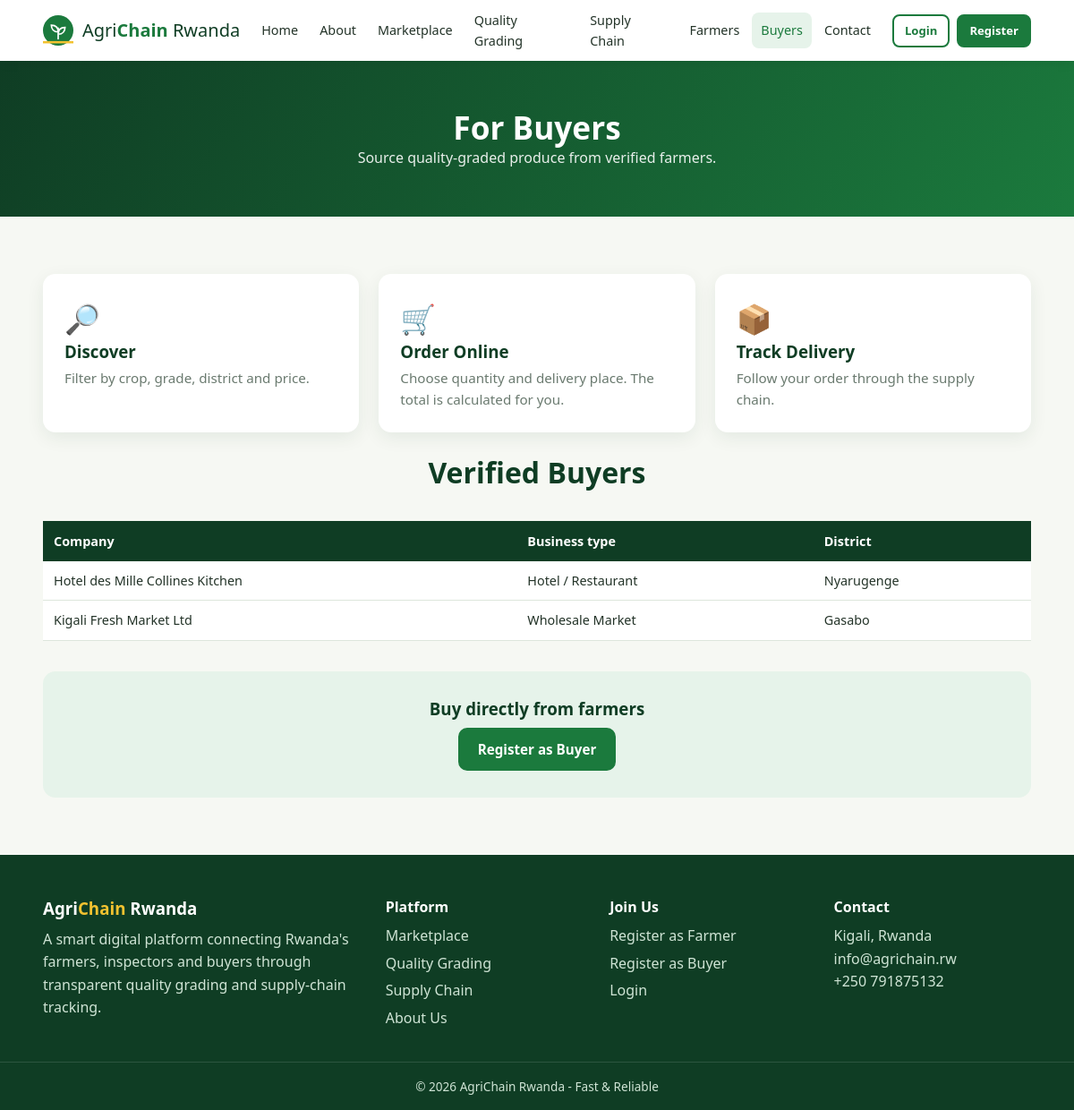
The app's page /buyers.php with its own data.
### tables this page shows
CREATE TABLE buyers (
    id INT AUTO_INCREMENT PRIMARY KEY,
    user_id INT NOT NULL UNIQUE,
    location_id INT NOT NULL,
    company_name VARCHAR(150) NOT NULL,
    contact_person VARCHAR(120) NOT NULL,
    business_type VARCHAR(80) NOT NULL,
    created_at TIMESTAMP NOT NULL DEFAULT CURRENT_TIMESTAMP,
    FOREIGN KEY (user_id) REFERENCES users(id) ON DELETE CASCADE,
    FOREIGN KEY (location_id) REFERENCES locations(id)
);

CREATE TABLE locations (
    id INT AUTO_INCREMENT PRIMARY KEY,
    province VARCHAR(50) NOT NULL,
    district VARCHAR(80) NOT NULL,
    sector   VARCHAR(80) NOT NULL,
    UNIQUE KEY unique_location (district, sector)
);

### includes/functions.php (called while the page is built, shortened)
<?php
function db_all($sql, $types = '', $params = []) {
    global $conn;
    $st = $conn->prepare($sql);
    $st->execute();
    $res = $st->get_result();
    return $res ? $res->fetch_all(MYSQLI_ASSOC) : [];
}
function e($v) { return htmlspecialchars((string)$v, ENT_QUOTES, 'UTF-8'); }
function url($path = '') { return BASE_URL . ltrim($path, '/'); }

### buyers.php (the view, shortened to what this page needs)
<?php
require_once __DIR__ . '/includes/header.php';
$buyers = db_all("SELECT b.company_name, b.business_type, l.district FROM buyers b JOIN users u ON b.user_id=u.id JOIN locations l ON b.location_id=l.id WHERE u.status='active' ORDER BY b.company_name");
?>
<section class="page-banner"><div class="container"><h1>For Buyers</h1><p>Source quality-graded produce from verified farmers.</p></div></section>
<section class="section"><div class="container">
  <div class="card-grid">
    <div class="info-card"><span class="ic-icon">🔎</span><h3>Discover</h3><p>Filter by crop, grade, district and price.</p></div>
    <div class="info-card"><span class="ic-icon">🛒</span><h3>Order Online</h3><p>Choose quantity and delivery place. The total is calculated for you.</p></div>
    <div class="info-card"><span class="ic-icon">📦</span><h3>Track Delivery</h3><p>Follow your order through the supply chain.</p></div>
  </div>
  <div class="section-head mt"><h2>Verified Buyers</h2></div>
  <div class="table-wrap"><table class="table"><thead><tr><th>Company</th><th>Business type</th><th>District</th></tr></thead><tbody>
    <?php foreach ($buyers as $b): ?><tr><td><?= e($b['company_name']) ?></td><td><?= e($b['business_type']) ?></td><td><?= e($b['district']) ?></td></tr><?php endforeach; ?>
  </tbody></table></div>
  <div class="cta-box"><h3>Buy directly from farmers</h3><a href="<?= url('register.php?role=buyer') ?>" class="btn">Register as Buyer</a></div>
</div></section>
<?php require_once __DIR__ . '/includes/footer.php'; ?>

### css/style.css (style rules this page uses)
:root { --green:#1b7a3d; --green-dark:#0f3d24; --green-mid:#2f9e57; --green-light:#e6f3ea; --gold:#f2c230; --blue:#1d6fb8; --bg:#f6f8f3; --white:#fff; --text:#233328; --muted:#6a7a6f; --border:#dde6dc; --danger:#c0392b; --radius:14px; --shadow:0 6px 20px rgba(15,61,36,.08); }
* { box-sizing:border-box;margin:0;padding:0 }
html { scroll-behavior:smooth }
body { font-family:'Segoe UI',system-ui,-apple-system,Roboto,Arial,sans-serif;background:var(--bg);color:var(--text);line-height:1.6 }
a { color:var(--green);text-decoration:none }
h1,h2,h3,h4 { line-height:1.25;color:var(--green-dark) }
.container { width:min(1180px,92%);margin:auto }
.mt { margin-top:1.6rem }
.section { padding:64px 0 }
.section-head { text-align:center;margin-bottom:34px }
.section-head h2 { font-size:2rem }
.btn { display:inline-block;background:var(--green);color:#fff;border:2px solid var(--green);padding:10px 20px;border-radius:10px;font-weight:600;font-size:.95rem;cursor:pointer;transition:.2s;text-align:center;font-family:inherit }
.page-banner { background:linear-gradient(120deg,var(--green-dark),var(--green));color:#fff;padding:52px 0;text-align:center }
.page-banner h1 { color:#fff;font-size:2.2rem }
.page-banner p { opacity:.9 }
.card-grid { display:grid;grid-template-columns:repeat(auto-fit,minmax(260px,1fr));gap:22px }
.info-card { background:#fff;border-radius:var(--radius);padding:24px;box-shadow:var(--shadow);transition:.25s }
.ic-icon { font-size:2rem }
.info-card p { color:var(--muted);margin-top:6px;font-size:.95rem }
.cta-box { background:var(--green-light);border-radius:var(--radius);text-align:center;padding:30px;margin-top:34px }
.cta-box .btn { margin-top:10px }
.table-wrap { overflow-x:auto }
.table { width:100%;border-collapse:collapse;background:#fff;font-size:.9rem }
.table th { background:var(--green-dark);color:#fff;text-align:left;padding:11px 12px;font-weight:600;white-space:nowrap }
.table td { padding:10px 12px;border-bottom:1px solid var(--border);vertical-align:middle }

### records on screen
buyers: company_name "Hotel des Mille Collines Kitchen", business_type "Hotel / Restaurant", location.district "Nyarugenge"
buyers: company_name "Kigali Fresh Market Ltd", business_type "Wholesale Market", location.district "Gasabo"

### other values on screen
$l[0] "Home"
$l[0] "About"
$l[0] "Marketplace"
$l[0] "Quality Grading"
$l[0] "Supply Chain"
$l[0] "Farmers"
$l[0] "Buyers"
$l[0] "Contact"
